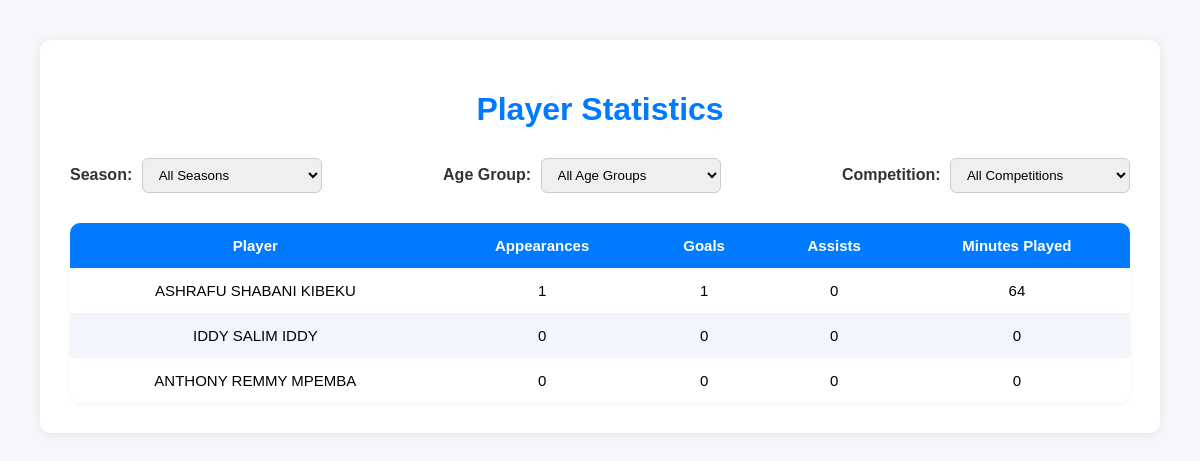
The page /player-statistics/ on the database its author committed.
### stats/models.py (models this page shows, shortened)
class Player(models.Model):
    name = models.CharField(max_length=100)
    birthdate = models.CharField(null=True, blank=True)
    position = models.CharField(max_length=50, choices=[
        ('Forward', 'Forward'),
        ('Midfielder', 'Midfielder'),
        ('Defender', 'Defender'),
        ('Goalkeeper', 'Goalkeeper'),
    ])
    height = models.DecimalField(max_digits=5, decimal_places=0, default=170)
    weight = models.DecimalField(max_digits=5, decimal_places=0, default=65)
    foot_preference = models.CharField(max_length=5, choices=[('Left', 'Left'), ('Right', 'Right')], default='Right')
    jersey_number = models.PositiveIntegerField(default=0)
    photo = models.ImageField(upload_to='player_photos/', default='files_to_be_imported/default_image.png')
    age_group = models.CharField(max_length=30, choices=AGE_GROUP_CHOICES, default=UNDER_20)

### stats/views.py (the view)
# urls.py: path('player-statistics/', views.player_statistics_view, name='players_statistics'),
def player_statistics_view(request):
    selected_season = request.GET.get('season')
    selected_age_group = request.GET.get('age_group')
    selected_competition = request.GET.get('competition')
    matches = Match.objects.all()
    seasons = dict(Match._meta.get_field('season').choices)
    competitions = dict(Match._meta.get_field('competition_type').choices)
    age_groups = dict(Player._meta.get_field('age_group').choices)
    stats = PlayerMatchStats.objects.select_related('player', 'match')
    if selected_season:
        stats = stats.filter(match__season=selected_season)
    if selected_age_group:
        stats = stats.filter(player__age_group=selected_age_group)
    if selected_competition:
        stats = stats.filter(match__competition_type=selected_competition)
    players = Player.objects.all()
    if selected_age_group:
        players = players.filter(age_group=selected_age_group)
    player_data = []
    for player in players:
        player_stats = stats.filter(player=player)
        appearances = player_stats.count()
        goals = player_stats.aggregate(Sum('goals'))['goals__sum'] or 0
        assists = player_stats.aggregate(Sum('assists'))['assists__sum'] or 0
        minutes = player_stats.aggregate(Sum('minutes_played'))['minutes_played__sum'] or 0
        player_data.append({
            'player': player,
            'appearances': appearances,
            'goals': goals,
            'assists': assists,
            'minutes': minutes,
        })
    context = {
        'seasons': seasons,
        'age_groups': age_groups,
        'competitions': competitions,
        'selected_season': selected_season,
        'selected_age_group': selected_age_group,
        'selected_competition': selected_competition,
        'player_data': player_data,
    }
    return render(request, 'stats/statistics/players_statistics.html', context)

### stats/templates/stats/statistics/players_statistics.html (shortened to what this page needs)
{% load static %}
<!DOCTYPE html>
<html lang="en">
<head>
    <link rel="stylesheet" href="{% static 'stats/css/players_statistics.css' %}">
</head>
<body>
    <div class="container">
        <h1>Player Statistics</h1>
        <form method="get">
            <div>
                <label for="season">Season:</label>
                <select name="season" id="season" onchange="this.form.submit()">
                    <option value="">All Seasons</option>
                </select>
            </div>
            <div>
                <label for="age_group">Age Group:</label>
                <select name="age_group" id="age_group" onchange="this.form.submit()">
                    <option value="">All Age Groups</option>
                </select>
            </div>
            <div>
                <label for="competition">Competition:</label>
                <select name="competition" id="competition" onchange="this.form.submit()">
                    <option value="">All Competitions</option>
                </select>
            </div>
        </form>
        <table>
            <thead>
                <tr>
                    <th>Player</th>
                    <th>Appearances</th>
                    <th>Goals</th>
                    <th>Assists</th>
                    <th>Minutes Played</th>
                </tr>
            </thead>
            <tbody>
                {% for stat in player_data %}
                <tr>
                    <td>{{ stat.player.name }}</td>
                    <td>{{ stat.appearances }}</td>
                    <td>{{ stat.goals }}</td>
                    <td>{{ stat.assists }}</td>
                    <td>{{ stat.minutes }}</td>
                </tr>
                {% endfor %}
            </tbody>
        </table>
    </div>
</body>
</html>

### stats/static/stats/css/players_statistics.css (style rules this page uses)
body { background-color: #f5f7fa; font-family: Arial, sans-serif; padding: 40px; margin: 0; }
.container { max-width: 1100px; margin: 0 auto; background-color: #ffffff; border-radius: 10px; padding: 30px; box-shadow: 0 2px 10px rgba(0, 0, 0, 0.08); }
h1 { text-align: center; margin-bottom: 30px; color: #007BFF; }
form { display: flex; justify-content: space-between; flex-wrap: wrap; margin-bottom: 30px; gap: 20px; }
form label { font-weight: bold; margin-right: 5px; color: #333; }
form select { padding: 8px 12px; border: 1px solid #ccc; border-radius: 6px; min-width: 180px; }
table { width: 100%; border-collapse: collapse; background-color: #fff; border-radius: 10px; overflow: hidden; box-shadow: 0 1px 5px rgba(0, 0, 0, 0.05); }
thead { background-color: #007BFF; color: #fff; }
th, td { padding: 14px 18px; text-align: center; font-size: 15px; }
tbody tr:nth-child(even) { background-color: #f2f6fc; }

### rows shown on the page
Player: player.name "ASHRAFU SHABANI KIBEKU", appearances "1", goals "1", assists "0", minutes "64"
Player: player.name "IDDY SALIM IDDY", appearances "0", goals "0", assists "0", minutes "0"
Player: player.name "ANTHONY REMMY MPEMBA", appearances "0", goals "0", assists "0", minutes "0"
